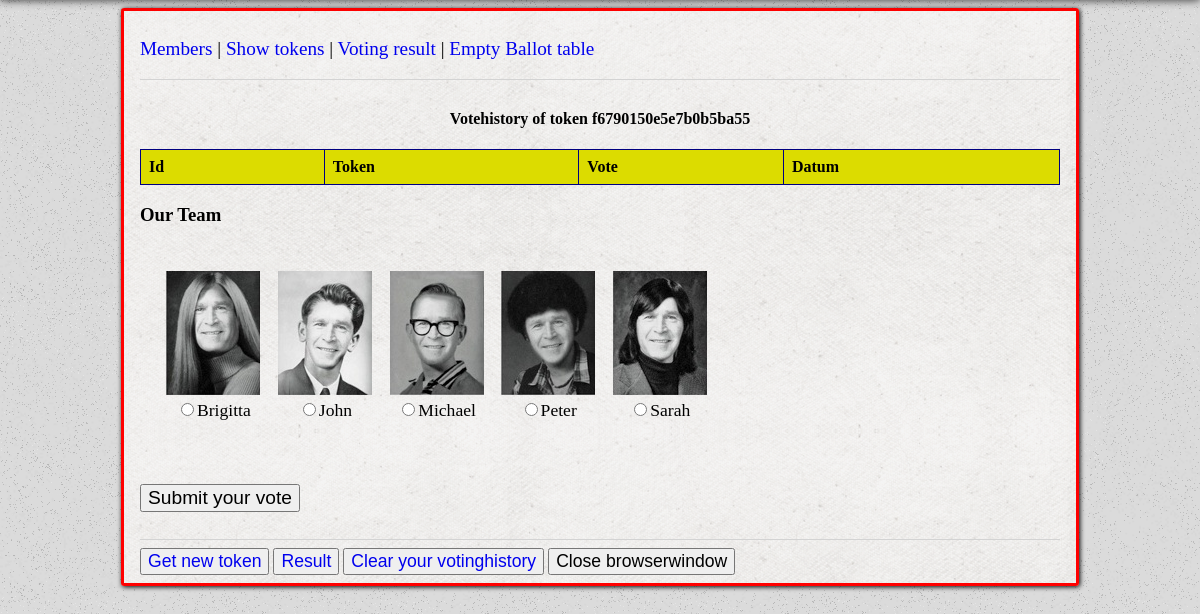
The page /vote.php?token=f6790150e5e7b0b5ba55 on the database its author committed.
### tables this page shows
CREATE TABLE `voting_candidates` (
  `id` int(11) NOT NULL AUTO_INCREMENT,
  `candidate_name` varchar(50) NOT NULL,
  PRIMARY KEY (`id`),
  UNIQUE KEY `candidate_name` (`candidate_name`)
);

### vote.php (the view, shortened to what this page needs)
<?php
include("header.php");
include('connect.php');
if ( isset( $_GET['token'] ) )
{
	if ( $_GET['token'] != '' )
	{
		$tokenexist = TRUE;
		if ( $tokenexist )
		{
			$gettoken = $_GET['token'];
?>
<table border="1">
	<caption><h4>Votehistory of token <b><?php echo $gettoken; ?></b></h4><caption>
<?php
$query = "
SELECT
	b.id, b.token, b.vote, b.datum
FROM
	voting_ballot b
JOIN
	voting_tokens t
ON
	t.token = b.token
WHERE
	b.token = '" . $gettoken . "'
ORDER BY
	b.token, b.datum;
";
$result = $db->query( $query );
?>
<thead>
	<tr>
	<?php
	$finfo = $result->fetch_fields();
	foreach ( $finfo as $val )
	{
		echo '<th>' . ucfirst( $val->name ) . '</th>' . PHP_EOL;
	}
	?>
	</tr>
</thead>
</table>
<h3>Our Team</h3>
<form method="post" action="">
<div id="OurTeam">
<?php
$query = "SELECT * FROM voting_candidates;";
$result = $db->query( $query );
if ( $result->num_rows )
{
	while ( $row = $result->fetch_object() )
	{
	?>
<figure>
<label for="<?php echo $row->candidate_name; ?>"><img src="OurTeam-<?php echo $row->candidate_name; ?>.jpg" /></label>
<figcaption><input type="radio" id="<?php echo $row->candidate_name; ?>" name="candidate" value="<?php echo $row->candidate_name; ?>" /><?php echo $row->candidate_name; ?></figcaption>
</figure>
	<?php
	}
} else {
	echo '<h3>No candidates in database</h3>';
}
?>
</div>
<button type="submit" name="vote" style="font-size:120%; margin: 1.000em auto;">Submit your vote</button>
</form>
<hr />
<button style="font-size:110%"><a href="members.php" style="text-decoration: none;">Get new token</a></button>
<button style="font-size:110%;"><a href="ballot_result.php" style="text-decoration: none;">Result</a></button>
<button style="font-size:110%;"><a href="clear_voting_history.php?token=<?php echo $gettoken; ?>" style="text-decoration: none;">Clear your votinghistory</a></button>
<button style="font-size:110%;" onclick="window.close();">Close browserwindow</button>
<?php
		} else {
			echo '<p>Token is wrong.</p>';
			echo '<p>Click <a href="members.php">the link in the e-mailmessage</a> again.</p>';
		}
	} else {
		echo '<p>Info missing</p>';
		echo '<p>Click <a href="members.php">the link in the e-mailmessage</a> again.</p>';
	}
} else {
	echo '<p>Info missing</p>';
	echo '<p>Click <a href="members.php">the link in the e-mailmessage</a> again.</p>';
}
?>
<?php
include("footer.php");
?>

### header.php (shortened to what this page needs)
<!DOCTYPE html>
<html xmlns="http://www.w3.org/1999/xhtml" xml:lang="en" lang="en">
<head>
<link rel="stylesheet" type="text/css" href="styles.css" />
</head>
<body>
<div id='loginDiv'>
<?php include('menu.php'); ?>

### menu.php (shortened to what this page needs)
<p id="menu">
<a href="members.php">Members</a> |
<a href="show_tokens.php">Show tokens</a> |
<a href="ballot_result.php">Voting result</a> |
<a href="ballot_truncate.php">Empty Ballot table</a>
</p>
<hr />

### footer.php
</div>
</body>
</html>

### styles.css (style rules this page uses)
html { font-size: 16px; }
body { background: url(bg_old_moon.png); }
body:before { content: ""; position: fixed; top: -10px; left: 0px; width: 100%; height: 10px; z-index: 100; -webkit-box-shadow: 0px 0px 10px rgba(0,0,0,.8); -moz-box-shadow: 0px 0px 10px rgba(0,0,0,.8); box-shadow: 0px 0px 10px rgba(0,0,0,.8); }
hr { border: none; border-bottom: 0.100em solid lightgrey; }
#loginDiv { position: relative; max-width: 920px; margin: 0.500em auto; padding: 0.500em 1.000em; background: url(bg_exclusive_paper.png); border: 0.200em solid red; box-shadow: 1px 1px 5px black; -moz-border-radius: 0.200em; border-radius: 0.200em; font-family: Futura; font-size: 16px; overflow: hidden; }
table, th, td { border: 0.100em solid navy; border-collapse: collapse; }
table { width: 100%; }
th { text-align: left; background-color: #dcdc00; }
th, td { padding: 0.500em; }
tr:nth-child(odd) { background: #dcdcdc; }

### header.php (style rules this page uses)
html { font-size: 13px; }
table, th, td { border: 0.100em solid navy; border-collapse: collapse; }
table { width: 100%; }
th { text-align: left; background-color: #dcdc00; }
th:first-child { width: 20%; }
th, td { padding: 0.500em; }
tr:nth-child(odd) { background: #dcdcdc; }

### menu.php (style rules this page uses)
#menu { font-family: Copperplate; font-size: 1.200em; }
#menu a { text-decoration: none; }

### vote.php (style rules this page uses)
#OurTeam { width: 100%; height: auto; overflow: hidden; padding: 1.000em; margin: 1.000em auto; font-family: futura; font-size: 1.100em; }
figure { width: 94px; float: left; margin: 0.500em; }
figure img { width: 100%; }
figure figcaption { text-align: center; }

### rows shown on the page
voting_candidates: candidate_name (picture), candidate_name "Brigitta"
voting_candidates: candidate_name (picture), candidate_name "John"
voting_candidates: candidate_name (picture), candidate_name "Michael"
voting_candidates: candidate_name (picture), candidate_name "Peter"
voting_candidates: candidate_name (picture), candidate_name "Sarah"

### other values the page prints
$gettoken "f6790150e5e7b0b5ba55"
$val->name "Id"
$val->name "Token"
$val->name "Vote"
$val->name "Datum"
